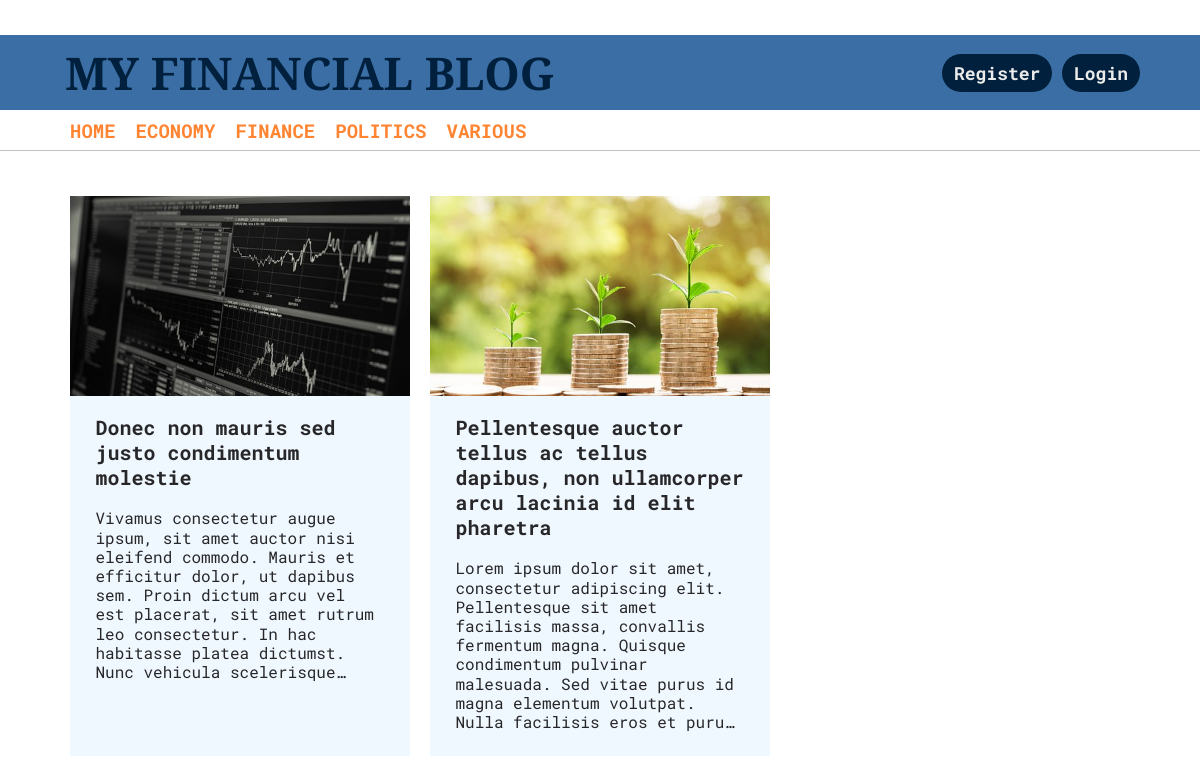
The app's page /home/Economy with its own data.
### models.py (models this page shows)
class Article(db.Model):
	id = db.Column(db.Integer, primary_key=True)
	title = db.Column(db.String(128), index=True, unique=True)
	text = db.Column(db.Text)
	date = db.Column(db.DateTime, default=datetime.utcnow)
	image = db.Column(db.String())
	article_type = db.Column(db.String(), index=True)
	author = db.Column(db.Integer, db.ForeignKey('user.id'))
	comments = db.relationship('Comment', backref='article')

### app.py (the view)
@app.route('/home/<category>', methods=['GET', 'POST'])
def categories(category):
	articles = Article.query.filter_by(article_type=category)
	return render_template('categories.html', articles=articles)

### templates/categories.html (shortened to what this page needs)
{% extends 'layout.html' %}
{% block css %}
	<link rel="stylesheet" type="text/css" href="{{ url_for('static', filename='home.css') }}">
{% endblock %}
{% block content %}
	<div class="home-center">
		{% for article in articles %}
		<div class="article-tile">
			<div style="background-image: url('../{{ article.image }}');" class="article-tile-img">
			</div>
			<div class="article-tile-body">
				<h3><a href="/{{ article.title }}">{{ article.title }}</a ></h3>
				<span>{{ article.text }}</span>
			</div>
		</div>
		{% endfor %}
	</div>
{% endblock %}

### static/style.css (style rules this page uses)
html, body { margin: 0px; padding: 0px; font-family: 'Roboto Mono', monospace; }

### static/home.css (style rules this page uses)
.home-center { width: 1080px; margin: 25px auto; display: flex; flex-wrap: wrap; justify-content: start; align-content: flex-start; }
.article-tile { width: 340px; height: 560px; background-color: aliceblue; margin: 20px 10px; }
.article-tile-img { width: 100%; height: 200px; background-size: cover; }
.article-tile-body { width: 85%; margin: 0 auto; margin-bottom: 20px; height: 60%; overflow: hidden; }
.article-tile-body a { text-decoration: none; font-size: 20px; font-weight: 700; padding: 0px; color: #272729; line-height: 1.2em; }
.article-tile-body span { width: 280px; height: 10.8em; line-height: 1.2em; display: -webkit-box; white-space: normal; overflow: hidden; text-overflow: ellipsis; -webkit-box-orient: vertical; -webkit-line-clamp: 9; color: #272729 }

### records on screen
Article: image (picture), title "Donec non mauris sed justo condimentum molestie", text "Vivamus consectetur augue ipsum, sit amet auctor nisi eleifend commodo. Mauris et efficitur dolor, ut dapibus sem. Proin dictum arcu vel est placerat, sit amet rutrum leo consectetur. In hac habitasse platea dictumst. Nunc vehicula…"
Article: image (picture), title "Pellentesque auctor tellus ac tellus dapibus, non ullamcorper arcu lacinia id elit pharetra", text "Lorem ipsum dolor sit amet, consectetur adipiscing elit. Pellentesque sit amet facilisis massa, convallis fermentum magna. Quisque condimentum pulvinar malesuada. Sed vitae purus id magna elementum volutpat. Nulla facilisis eros et…"
